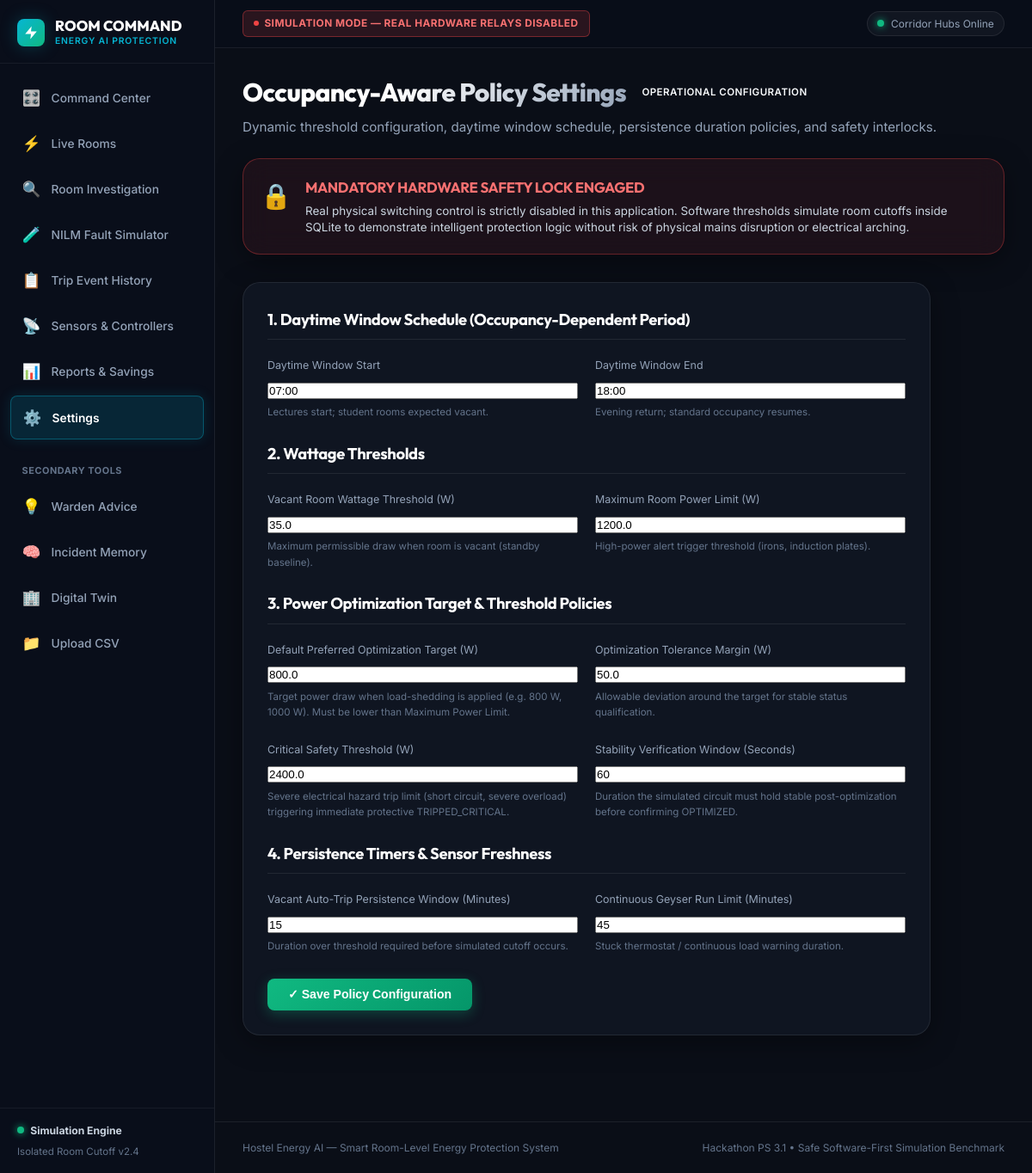
The page /settings on the database its author committed.
### tables this page shows
CREATE TABLE system_settings (
        key TEXT PRIMARY KEY,
        value TEXT NOT NULL,
        description TEXT
    );

### routes/views.py (the view)
@views_bp.route("/settings")
def settings():
    current_settings = _room_mgr.get_system_settings()
    return render_template(
        "settings.html",
        active_page="settings",
        settings=current_settings,
        blocks=Config.HOSTEL_BLOCKS,
        disclaimer=Config.DISCLAIMER_TEXT
    )

### database.py (called while the page is built)
def get_db_connection(db_path=None):
    if db_path is None:
        db_path = Config.DATABASE_PATH
    conn = sqlite3.connect(db_path, timeout=30.0)
    try:
        conn.execute("PRAGMA journal_mode=WAL;")
        conn.execute("PRAGMA busy_timeout=30000;")
    except Exception:
        pass
    conn.row_factory = sqlite3.Row
    return conn

### services/room_manager.py (called while the page is built)
    def get_system_settings(self):
        conn = get_db_connection()
        cursor = conn.cursor()
        cursor.execute("SELECT key, value, description FROM system_settings")
        rows = cursor.fetchall()
        conn.close()
        settings = {r["key"]: r["value"] for r in rows}
        return settings

### templates/settings.html (shortened to what this page needs)
{% extends "base.html" %}
{% block content %}
<div class="page-header" style="margin-bottom: 1.5rem; display: flex; justify-content: space-between; align-items: flex-start; flex-wrap: wrap; gap: 1rem;">
  <div>
    <div style="display: flex; align-items: center; gap: 0.5rem; margin-bottom: 0.25rem;">
      <h1 class="page-title" style="font-size: 1.85rem; font-weight: 800;">Occupancy-Aware Policy Settings</h1>
      <span class="badge badge-normal" style="font-size: 0.72rem;">Operational Configuration</span>
    </div>
    <p class="page-subtitle" style="font-size: 0.95rem; color: var(--text-secondary);">
      Dynamic threshold configuration, daytime window schedule, persistence duration policies, and safety interlocks.
    </p>
  </div>
</div>
<div class="glass-panel" style="padding: 1.25rem; margin-bottom: 2rem; background: rgba(239, 68, 68, 0.08); border-color: rgba(239, 68, 68, 0.35); display: flex; gap: 1rem; align-items: flex-start;">
  <span style="font-size: 1.8rem;">🔒</span>
  <div>
    <h3 style="font-size: 1.05rem; font-weight: 700; color: #f87171; margin-bottom: 0.25rem;">
      MANDATORY HARDWARE SAFETY LOCK ENGAGED
    </h3>
    <p style="font-size: 0.84rem; color: #cbd5e1; line-height: 1.45;">
      Real physical switching control is strictly disabled in this application. Software thresholds simulate room cutoffs inside SQLite to demonstrate intelligent protection logic without risk of physical mains disruption or electrical arching.
    </p>
  </div>
</div>
<div class="glass-panel" style="padding: 1.75rem; max-width: 800px; margin-bottom: 2.5rem;">
  <form id="settings-form" onsubmit="saveSettings(event)">
    <h3 style="font-size: 1.15rem; font-weight: 700; color: #fff; margin-bottom: 1.25rem; border-bottom: 1px solid rgba(255, 255, 255, 0.08); padding-bottom: 0.5rem;">
      1. Daytime Window Schedule (Occupancy-Dependent Period)
    </h3>
    <div style="display: grid; grid-template-columns: 1fr 1fr; gap: 1.25rem; margin-bottom: 1.5rem;">
      <div>
        <label style="font-size: 0.78rem; color: var(--text-secondary); display: block; margin-bottom: 0.35rem;">
          Daytime Window Start
        </label>
        <input type="text" id="set-daytime-start" class="select-custom" value="{{ settings.daytime_start | default('07:00') }}" style="width: 100%;" required>
        <div style="font-size: 0.72rem; color: var(--text-muted); margin-top: 0.25rem;">Lectures start; student rooms expected vacant.</div>
      </div>
      <div>
        <label style="font-size: 0.78rem; color: var(--text-secondary); display: block; margin-bottom: 0.35rem;">
          Daytime Window End
        </label>
        <input type="text" id="set-daytime-end" class="select-custom" value="{{ settings.daytime_end | default('18:00') }}" style="width: 100%;" required>
        <div style="font-size: 0.72rem; color: var(--text-muted); margin-top: 0.25rem;">Evening return; standard occupancy resumes.</div>
      </div>
    </div>
    <h3 style="font-size: 1.15rem; font-weight: 700; color: #fff; margin-bottom: 1.25rem; border-bottom: 1px solid rgba(255, 255, 255, 0.08); padding-bottom: 0.5rem;">
      2. Wattage Thresholds
    </h3>
    <div style="display: grid; grid-template-columns: 1fr 1fr; gap: 1.25rem; margin-bottom: 1.5rem;">
      <div>
        <label style="font-size: 0.78rem; color: var(--text-secondary); display: block; margin-bottom: 0.35rem;">
          Vacant Room Wattage Threshold (W)
        </label>
        <input type="number" step="1" id="set-empty-threshold" class="select-custom" value="{{ settings.empty_room_threshold_w | default('35.0') }}" style="width: 100%;" required>
        <div style="font-size: 0.72rem; color: var(--text-muted); margin-top: 0.25rem;">Maximum permissible draw when room is vacant (standby baseline).</div>
      </div>
      <div>
        <label style="font-size: 0.78rem; color: var(--text-secondary); display: block; margin-bottom: 0.35rem;">
          Maximum Room Power Limit (W)
        </label>
        <input type="number" step="10" id="set-high-power-threshold" class="select-custom" value="{{ settings.high_power_threshold_w | default('1200.0') }}" style="width: 100%;" required>
        <div style="font-size: 0.72rem; color: var(--text-muted); margin-top: 0.25rem;">High-power alert trigger threshold (irons, induction plates).</div>
      </div>
    </div>
    <h3 style="font-size: 1.15rem; font-weight: 700; color: #fff; margin-bottom: 1.25rem; border-bottom: 1px solid rgba(255, 255, 255, 0.08); padding-bottom: 0.5rem;">
      3. Power Optimization Target & Threshold Policies
    </h3>
    <div style="display: grid; grid-template-columns: 1fr 1fr; gap: 1.25rem; margin-bottom: 1.5rem;">
      <div>
        <label style="font-size: 0.78rem; color: var(--text-secondary); display: block; margin-bottom: 0.35rem;">
          Default Preferred Optimization Target (W)
        </label>
        <input type="number" step="10" id="set-optimization-target" class="select-custom" value="{{ settings.default_optimization_target_w | default('800.0') }}" style="width: 100%;" required>
        <div style="font-size: 0.72rem; color: var(--text-muted); margin-top: 0.25rem;">Target power draw when load-shedding is applied (e.g. 800 W, 1000 W). Must be lower than Maximum Power Limit.</div>
      </div>
      <div>
        <label style="font-size: 0.78rem; color: var(--text-secondary); display: block; margin-bottom: 0.35rem;">
          Optimization Tolerance Margin (W)
        </label>
        <input type="number" step="5" id="set-optimization-tolerance" class="select-custom" value="{{ settings.optimization_tolerance_w | default('50.0') }}" style="width: 100%;" required>
        <div style="font-size: 0.72rem; color: var(--text-muted); margin-top: 0.25rem;">Allowable deviation around the target for stable status qualification.</div>
      </div>
    </div>
    <div style="display: grid; grid-template-columns: 1fr 1fr; gap: 1.25rem; margin-bottom: 1.5rem;">
      <div>
        <label style="font-size: 0.78rem; color: var(--text-secondary); display: block; margin-bottom: 0.35rem;">
          Critical Safety Threshold (W)
        </label>
        <input type="number" step="50" id="set-critical-safety-threshold" class="select-custom" value="{{ settings.critical_safety_threshold_w | default('2400.0') }}" style="width: 100%;" required>
        <div style="font-size: 0.72rem; color: var(--text-muted); margin-top: 0.25rem;">Severe electrical hazard trip limit (short circuit, severe overload) triggering immediate protective TRIPPED_CRITICAL.</div>
      </div>
      <div>
        <label style="font-size: 0.78rem; color: var(--text-secondary); display: block; margin-bottom: 0.35rem;">
          Stability Verification Window (Seconds)
        </label>
        <input type="number" step="5" id="set-stability-check-seconds" class="select-custom" value="{{ settings.stability_check_seconds | default('60') }}" style="width: 100%;" required>
        <div style="font-size: 0.72rem; color: var(--text-muted); margin-top: 0.25rem;">Duration the simulated circuit must hold stable post-optimization before confirming OPTIMIZED.</div>
      </div>
    </div>
    <h3 style="font-size: 1.15rem; font-weight: 700; color: #fff; margin-bottom: 1.25rem; border-bottom: 1px solid rgba(255, 255, 255, 0.08); padding-bottom: 0.5rem;">
      4. Persistence Timers & Sensor Freshness
    </h3>
    <div style="display: grid; grid-template-columns: 1fr 1fr; gap: 1.25rem; margin-bottom: 1.75rem;">
      <div>
        <label style="font-size: 0.78rem; color: var(--text-secondary); display: block; margin-bottom: 0.35rem;">
          Vacant Auto-Trip Persistence Window (Minutes)
        </label>
        <input type="number" step="1" id="set-persistence" class="select-custom" value="{{ settings.persistence_window_min | default('15') }}" style="width: 100%;" required>
        <div style="font-size: 0.72rem; color: var(--text-muted); margin-top: 0.25rem;">Duration over threshold required before simulated cutoff occurs.</div>
      </div>
      <div>
        <label style="font-size: 0.78rem; color: var(--text-secondary); display: block; margin-bottom: 0.35rem;">
          Continuous Geyser Run Limit (Minutes)
        </label>
        <input type="number" step="1" id="set-geyser" class="select-custom" value="{{ settings.geyser_persistence_min | default('45') }}" style="width: 100%;" required>
        <div style="font-size: 0.72rem; color: var(--text-muted); margin-top: 0.25rem;">Stuck thermostat / continuous load warning duration.</div>
      </div>
    </div>
    <button type="submit" class="btn btn-emerald" style="padding: 0.65rem 1.5rem; font-weight: 700;">
      ✓ Save Policy Configuration
    </button>
  </form>
</div>
{% endblock %}

### static/css/style.css (style rules this page uses)
:root { --bg-dark: #0a0e17; --bg-card: rgba(18, 24, 38, 0.75); --bg-card-hover: rgba(26, 34, 53, 0.85); --bg-surface: #111827; --bg-elevated: #1e293b; --border-glass: rgba(255, 255, 255, 0.08); --border-focus: rgba(6, 182, 212, 0.5); --accent-cyan: #06b6d4; --accent-emerald: #10b981; --accent-violet: #8b5cf6; --accent-amber: #f59e0b; --accent-rose: #f43f5e; --accent-blue: #3b82f6; --text-primary: #f8fafc; --text-secondary: #94a3b8; --text-muted: #64748b; --glow-cyan: 0 0 20px rgba(6, 182, 212, 0.25); --glow-emerald: 0 0 20px rgba(16, 185, 129, 0.25); --glow-rose: 0 0 20px rgba(244, 63, 94, 0.3); --font-heading: 'Outfit', sans-serif; --font-body: 'Inter', sans-serif; --font-mono: 'JetBrains Mono', monospace; --radius-sm: 8px; --radius-md: 14px; --radius-lg: 20px; --radius-xl: 28px; }
* { margin: 0; padding: 0; box-sizing: border-box; }
body { font-family: var(--font-body); background-color: var(--bg-dark); background-image: radial-gradient(at 0% 0%, rgba(6, 182, 212, 0.08) 0px, transparent 50%), radial-gradient(at 100% 0%, rgba(139, 92, 246, 0.08) 0px, transparent 50%), radial-gradient(at 50% 100%, rgba(16, 185, 129, 0.05) 0px, transparent 50%); background-attachment: fixed; color: var(--text-primary); min-height: 100vh; line-height: 1.6; overflow-x: hidden; }
h1, h2, h3, h4, h5, h6 { font-family: var(--font-heading); font-weight: 700; color: var(--text-primary); letter-spacing: -0.02em; }
.glass-panel { background: var(--bg-card); backdrop-filter: blur(16px); -webkit-backdrop-filter: blur(16px); border: 1px solid var(--border-glass); border-radius: var(--radius-lg); box-shadow: 0 8px 32px 0 rgba(0, 0, 0, 0.37); transition: transform 0.2s ease, border-color 0.2s ease, box-shadow 0.2s ease; }
.page-header { margin-bottom: 2rem; display: flex; align-items: flex-end; justify-content: space-between; flex-wrap: wrap; gap: 1rem; }
.page-title { font-size: 2rem; font-weight: 800; background: linear-gradient(135deg, #fff 40%, #94a3b8); -webkit-background-clip: text; -webkit-text-fill-color: transparent; }
.page-subtitle { color: var(--text-secondary); font-size: 0.95rem; margin-top: 0.3rem; }
.badge { display: inline-flex; align-items: center; gap: 0.35rem; padding: 0.25rem 0.65rem; border-radius: 6px; font-size: 0.75rem; font-weight: 600; text-transform: uppercase; letter-spacing: 0.04em; }
.btn { display: inline-flex; align-items: center; justify-content: center; gap: 0.5rem; padding: 0.6rem 1.25rem; border-radius: var(--radius-sm); font-size: 0.88rem; font-weight: 600; cursor: pointer; border: none; transition: all 0.2s ease; }
.btn-emerald { background: linear-gradient(135deg, var(--accent-emerald), #059669); color: #fff; box-shadow: 0 4px 15px rgba(16, 185, 129, 0.3); }

### rows shown on the page
system_settings: daytime_start "07:00"
system_settings: daytime_end "18:00"
system_settings: empty_room_threshold_w "35.0"
system_settings: high_power_threshold_w "1200.0"
system_settings: default_optimization_target_w "800.0"
system_settings: optimization_tolerance_w "50.0"
system_settings: critical_safety_threshold_w "2400.0"
system_settings: stability_check_seconds "60"
system_settings: persistence_window_min "15"
system_settings: geyser_persistence_min "45"
